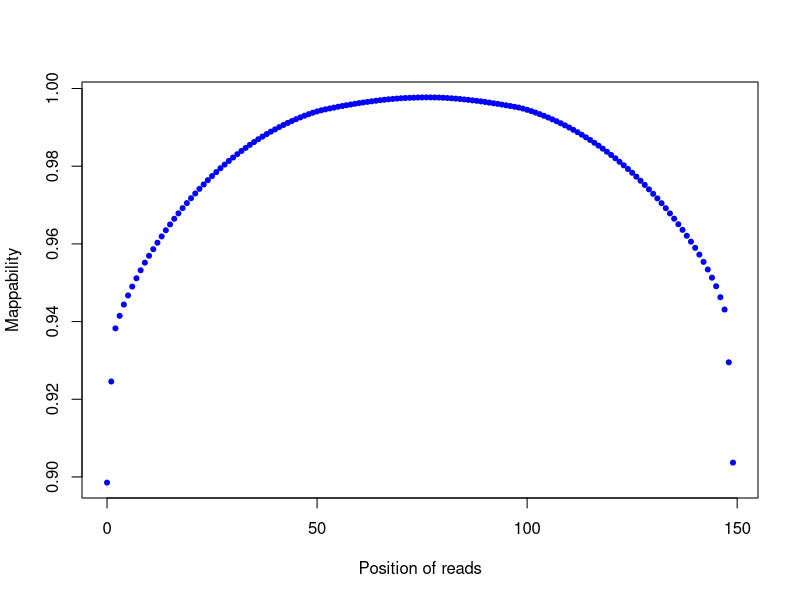

R code for this plot:
png("/rds/user/is460/hpc-work/muscle-rnaseq/ezbamqc/output/figs/srpk3_wt_ttnb_wt_3.clipping_profile.png",width=500,height=500,units="px")
read_pos=c(0,1,2,3,4,5,6,7,8,9,10,11,12,13,14,15,16,17,18,19,20,21,22,23,24,25,26,27,28,29,30,31,32,33,34,35,36,37,38,39,40,41,42,43,44,45,46,47,48,49,50,51,52,53,54,55,56,57,58,59,60,61,62,63,64,65,66,67,68,69,70,71,72,73,74,75,76,77,78,79,80,81,82,83,84,85,86,87,88,89,90,91,92,93,94,95,96,97,98,99,100,101,102,103,104,105,106,107,108,109,110,111,112,113,114,115,116,117,118,119,120,121,122,123,124,125,126,127,128,129,130,131,132,133,134,135,136,137,138,139,140,141,142,143,144,145,146,147,148,149)
count=c(3700069,2750977,2252098,2134108,2028606,1942973,1859816,1781859,1706651,1635235,1570697,1508724,1447796,1389060,1330938,1276412,1223080,1172066,1122961,1075848,1030158,985555,942388,900911,860697,821848,784487,748326,714027,680123,647912,616879,586636,557274,529285,502374,476204,451378,428013,405185,383317,362417,342257,323362,305077,287699,271322,255665,240880,227303,214837,204367,195723,187454,179409,171354,163908,156853,150224,143663,137321,131222,125569,119974,115122,110121,105606,101386,97746,94374,91621,89158,87415,85876,84722,83784,83530,83555,84065,85042,86603,89018,91754,94812,98356,102450,106779,111258,115846,121125,126514,132285,138426,144503,150941,157548,164270,171605,178839,188248,200013,212461,226210,240672,256273,272561,289840,307246,326209,345749,366285,388028,410248,433577,458205,483309,509502,536582,564977,593981,624158,655027,687985,721203,755519,790892,827737,866158,905396,946448,988434,1031602,1076911,1123557,1172524,1222077,1274489,1327210,1382277,1437907,1496126,1559225,1627792,1699191,1776172,1856728,1959494,2075050,2571019,3512649)
plot(read_pos,1-(count/36470548),pch=20,xlab="Position of reads",ylab="Mappability",col="blue")
dev.state=dev.off()
